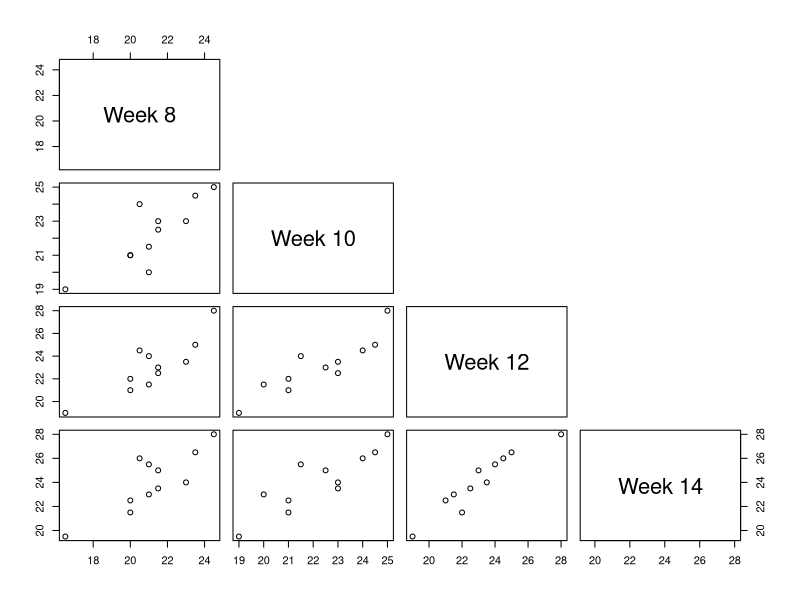

This chart was generated by the following R code:
## ---- chunk 1
knitr::opts_chunk$set(echo = TRUE)
## ---- chunk 2
# Read in data
dental.data <- read.csv(file = "data/dental.csv",
                        header = FALSE)
# Add column names
colnames(dental.data) <- c("ID", "gender", "m.8", "m.10", "m.12", "m.14")

# Subset data
dental.data <- dental.data[dental.data$gender == "F", ]
## ---- chunk 3
pairs(dental.data[, 3:6], 
      labels = c("Week 8", "Week 10", "Week 12", "Week 14"),
      upper.panel = NULL)
